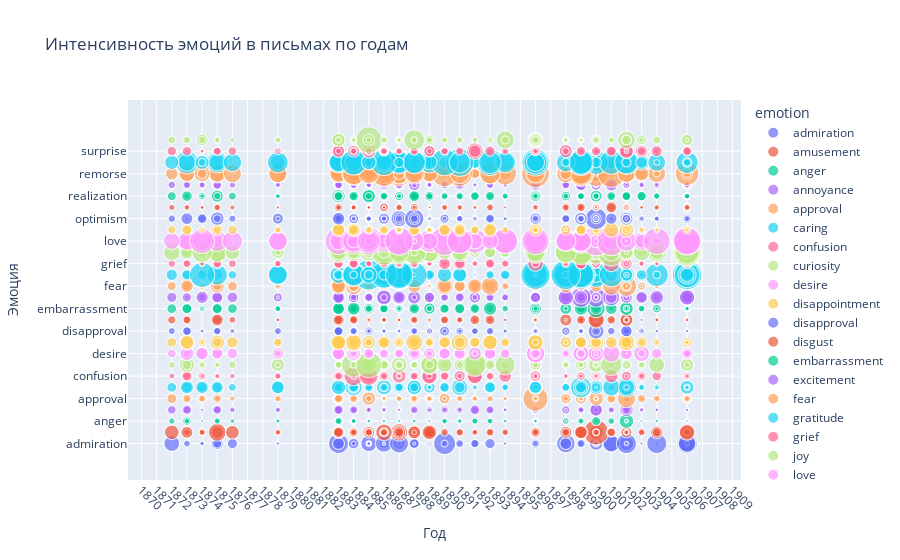

The notebook cell saved with this chart:
### Code cell
fig = px.scatter(
    df,
    x='year',
    y='emotion',
    size='score',
    color='emotion',
    hover_data={'score': ':.1f', 'year': True, 'emotion': True},
    title="Интенсивность эмоций в письмах по годам",
    size_max=30,
)

fig.update_layout(
    xaxis_title="Год",
    yaxis_title="Эмоция",
    xaxis=dict(tickmode='linear', tick0=df['year'].min(), dtick=1, tickangle=45),
    yaxis=dict(categoryorder='total descending')
)

fig.show()
